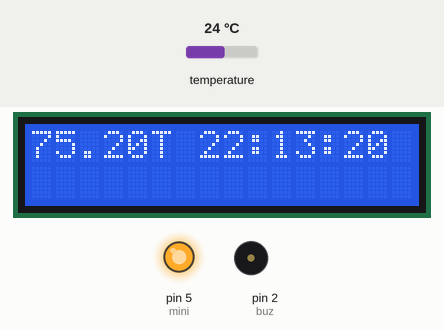
A sketch run on a simulated Arduino Uno, built with avr-gcc and run on an emulated ATmega328P. Parts: 16×2 character LCD, output pins drawn as LEDs (lit = HIGH), buzzer (waves = sounding, pin HIGH). The test bench sets the inputs (shaded band); at power-on: temperature 24 °C. The local clock reads 2024-03-15 10:24:30 at power-on unless the sketch sets it.

Above: at 1.2 s.
1.3 s: temperature set to 12 °C
At 2.4 s:
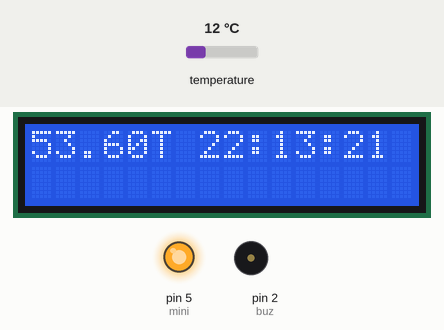
4.1 s: temperature set to 19 °C
At 5.0 s:
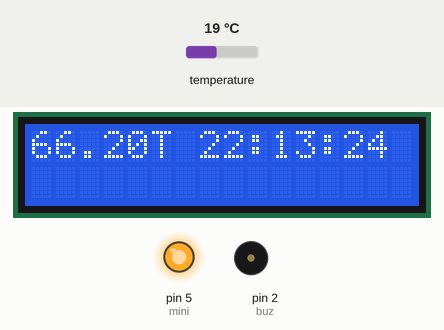
6.7 s: temperature set to 28 °C
At 7.8 s:
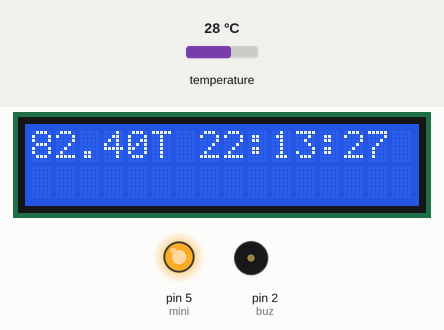
Timing chart, 0 to 9.7 s (numbered marks = the images above; inputs shaded):
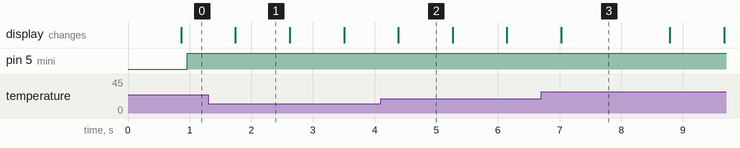

The sketch:

Prueba6_1CDM.ino
```cpp
#include <Wire.h>
#include <LiquidCrystal_I2C.h>
#include <DallasTemperature.h>
#include <RTClib.h>

#define lcdAddress 0x27
#define filas 2
#define columnas 16
LiquidCrystal_I2C pantallalcd(lcdAddress, columnas, filas);

OneWire ourWire(4);
DallasTemperature sensors(&ourWire);

RTC_DS3231 rtc;

#define buz 2
#define salidabuz() pinMode(buz,OUTPUT)
#define encendidobuz() tone(buz,1000)
#define apagadobuz() noTone(buz)

#define mini 5
#define salidamini() pinMode(mini,OUTPUT)
#define encendermini() digitalWrite(mini,HIGH)
#define apagarmini() digitalWrite(mini,LOW)

void setup() {
  pantallalcd.init();
  pantallalcd.backlight();
  sensors.begin();
  rtc.begin();
  rtc.adjust(DateTime(__DATE__, __TIME__));
  salidabuz();
  salidamini();

}

void loop() {
  sensors.requestTemperatures();
  float temperatura = sensors.getTempFByIndex(0);
  pantallalcd.setCursor(0,0);
  pantallalcd.print(temperatura);
  pantallalcd.print("T ");

  DateTime fecha = rtc.now();
  pantallalcd.print(  fecha.hour());
  pantallalcd.print(":");
  pantallalcd.print(fecha.minute());
  pantallalcd.print(":");
  pantallalcd.print(fecha.second());

  delay(100);

  if (fecha.hour() == 24 && fecha.minute() == 26 && fecha.second() == 0){
    encendidobuz();
    pantallalcd.setCursor(0,1);
    pantallalcd.print("Regar hasta 5 Segundos");
    delay(5000);
    pantallalcd.clear();

  }
  if (fecha.hour() == 24 && fecha.minute() == 26 && fecha.second() == 5) {
  apagadobuz();
  pantallalcd.setCursor(0,1);
  pantallalcd.print("Regar");
  apagarmini();
  delay(20000);
  pantallalcd.clear();
  } else{
    encendermini();
  }
}
```

Measured:
- what the display in image 1 shows lasts 0.9 s, from 1.7 s to 2.6 s
- what the display in image 3 shows lasts 1.8 s, from 7.0 s to 8.8 s
